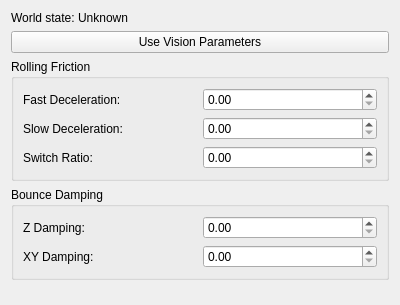
<?xml version="1.0" encoding="UTF-8"?>
<ui version="4.0">
 <class>FieldSetup</class>
 <widget class="QWidget" name="FieldSetup">
  <property name="geometry">
   <rect>
    <x>0</x>
    <y>0</y>
    <width>400</width>
    <height>305</height>
   </rect>
  </property>
  <property name="windowTitle">
   <string>Form</string>
  </property>
  <layout class="QGridLayout" name="gridLayout">
   <item row="0" column="0">
    <layout class="QVBoxLayout" name="verticalLayout">
     <item>
      <widget class="QLabel" name="fieldTypeText">
       <property name="sizePolicy">
        <sizepolicy hsizetype="Minimum" vsizetype="Minimum">
         <horstretch>0</horstretch>
         <verstretch>0</verstretch>
        </sizepolicy>
       </property>
       <property name="text">
        <string>World state: Unknown</string>
       </property>
       <property name="toolTip">
        <string>If the world is being simulated, the button below will import the values from the simulator config.
If it's real field, it will import the values from the vision.</string>
       </property>
      </widget>
     </item>
     <item>
      <widget class="QPushButton" name="useVisionParameters">
       <property name="text">
        <string>Use Vision Parameters</string>
       </property>
       <property name="toolTip">
        <string>Import the current ball model and damping values broadcasted by the vision or the simulator.</string>
       </property>
      </widget>
     </item>
     <item>
      <widget class="QGroupBox" name="groupBox">
       <property name="title">
        <string>Rolling Friction</string>
       </property>
       <layout class="QVBoxLayout" name="verticalLayout_2">
        <item>
         <layout class="QHBoxLayout" name="horizontalLayout_4">
          <item>
           <widget class="QLabel" name="label_3">
            <property name="text">
             <string>Fast Deceleration:</string>
            </property>
            <property name="toolTip">
             <string>The deceleration the ball experiences in the first phase (ball sliding over the floor).</string>
            </property>
           </widget>
          </item>
          <item>
           <widget class="QDoubleSpinBox" name="spinFastDecel">
            <property name="maximum">
             <double>10.000000000000000</double>
            </property>
            <property name="singleStep">
             <double>0.100000000000000</double>
            </property>
            <property name="toolTip">
             <string>The deceleration the ball experiences in the first phase (ball sliding over the floor).</string>
            </property>
           </widget>
          </item>
         </layout>
        </item>
        <item>
         <layout class="QHBoxLayout" name="horizontalLayout">
          <item>
           <widget class="QLabel" name="label">
            <property name="text">
             <string>Slow Deceleration:</string>
            </property>
            <property name="toolTip">
             <string>The deceleration the ball experiences in the second phase (ball rolling over the floor).</string>
            </property>
           </widget>
          </item>
          <item>
           <widget class="QDoubleSpinBox" name="spinSlowDecel">
            <property name="maximum">
             <double>3.000000000000000</double>
            </property>
            <property name="singleStep">
             <double>0.050000000000000</double>
            </property>
            <property name="toolTip">
             <string>The deceleration the ball experiences in the second phase (ball rolling over the floor)</string>
            </property>
           </widget>
          </item>
         </layout>
        </item>
        <item>
         <layout class="QHBoxLayout" name="horizontalLayout_2">
          <item>
           <widget class="QLabel" name="label_2">
            <property name="text">
             <string>Switch Ratio:</string>
            </property>
            <property name="toolTip">
             <string>The point at which the ball switches from sliding to rolling.</string>
            </property>
           </widget>
          </item>
          <item>
           <widget class="QDoubleSpinBox" name="spinSwitchRatio">
            <property name="maximum">
             <double>1.000000000000000</double>
            </property>
            <property name="singleStep">
             <double>0.010000000000000</double>
            </property>
            <property name="toolTip">
             <string>The point at which the ball switches from sliding to rolling.</string>
            </property>
           </widget>
          </item>
         </layout>
        </item>
       </layout>
      </widget>
     </item>
     <item>
      <widget class="QGroupBox" name="groupBox_2">
       <property name="title">
        <string>Bounce Damping</string>
       </property>
       <layout class="QVBoxLayout" name="verticalLayout_3">
        <item>
         <layout class="QHBoxLayout" name="horizontalLayout_5">
          <item>
           <widget class="QLabel" name="label_5">
            <property name="text">
             <string>Z Damping:</string>
            </property>
           </widget>
          </item>
          <item>
           <widget class="QDoubleSpinBox" name="spinZDamping">
            <property name="maximum">
             <double>1.000000000000000</double>
            </property>
            <property name="singleStep">
             <double>0.010000000000000</double>
            </property>
           </widget>
          </item>
         </layout>
        </item>
        <item>
         <layout class="QHBoxLayout" name="horizontalLayout_6">
          <item>
           <widget class="QLabel" name="label_6">
            <property name="text">
             <string>XY Damping:</string>
            </property>
           </widget>
          </item>
          <item>
           <widget class="QDoubleSpinBox" name="spinXYDamping">
            <property name="maximum">
             <double>1.000000000000000</double>
            </property>
            <property name="singleStep">
             <double>0.010000000000000</double>
            </property>
           </widget>
          </item>
         </layout>
        </item>
       </layout>
      </widget>
     </item>
     <item>
      <spacer name="verticalSpacer">
       <property name="orientation">
        <enum>Qt::Vertical</enum>
       </property>
       <property name="sizeHint" stdset="0">
        <size>
         <width>20</width>
         <height>40</height>
        </size>
       </property>
      </spacer>
     </item>
    </layout>
   </item>
  </layout>
 </widget>
 <resources/>
 <connections/>
</ui>
